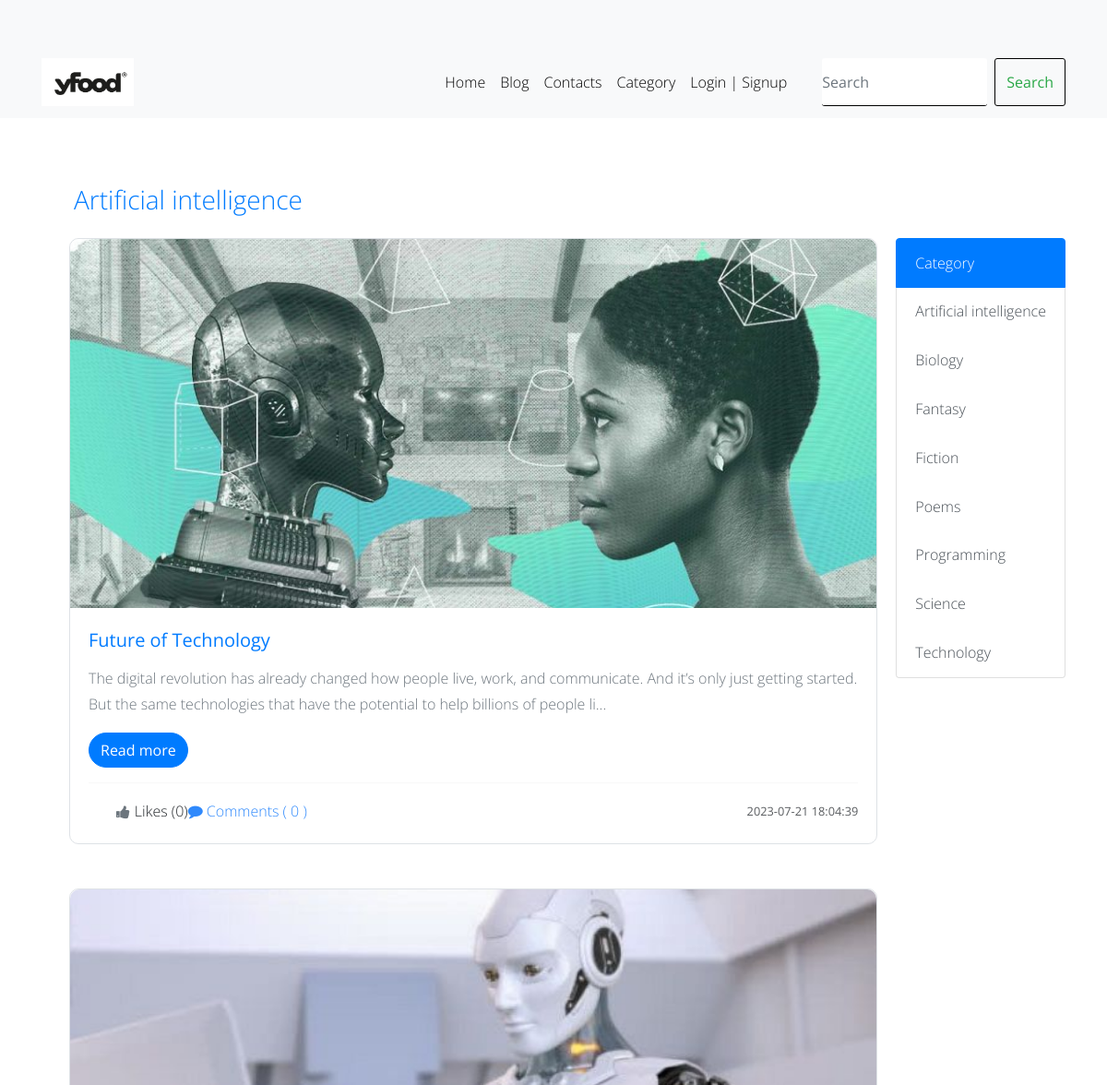
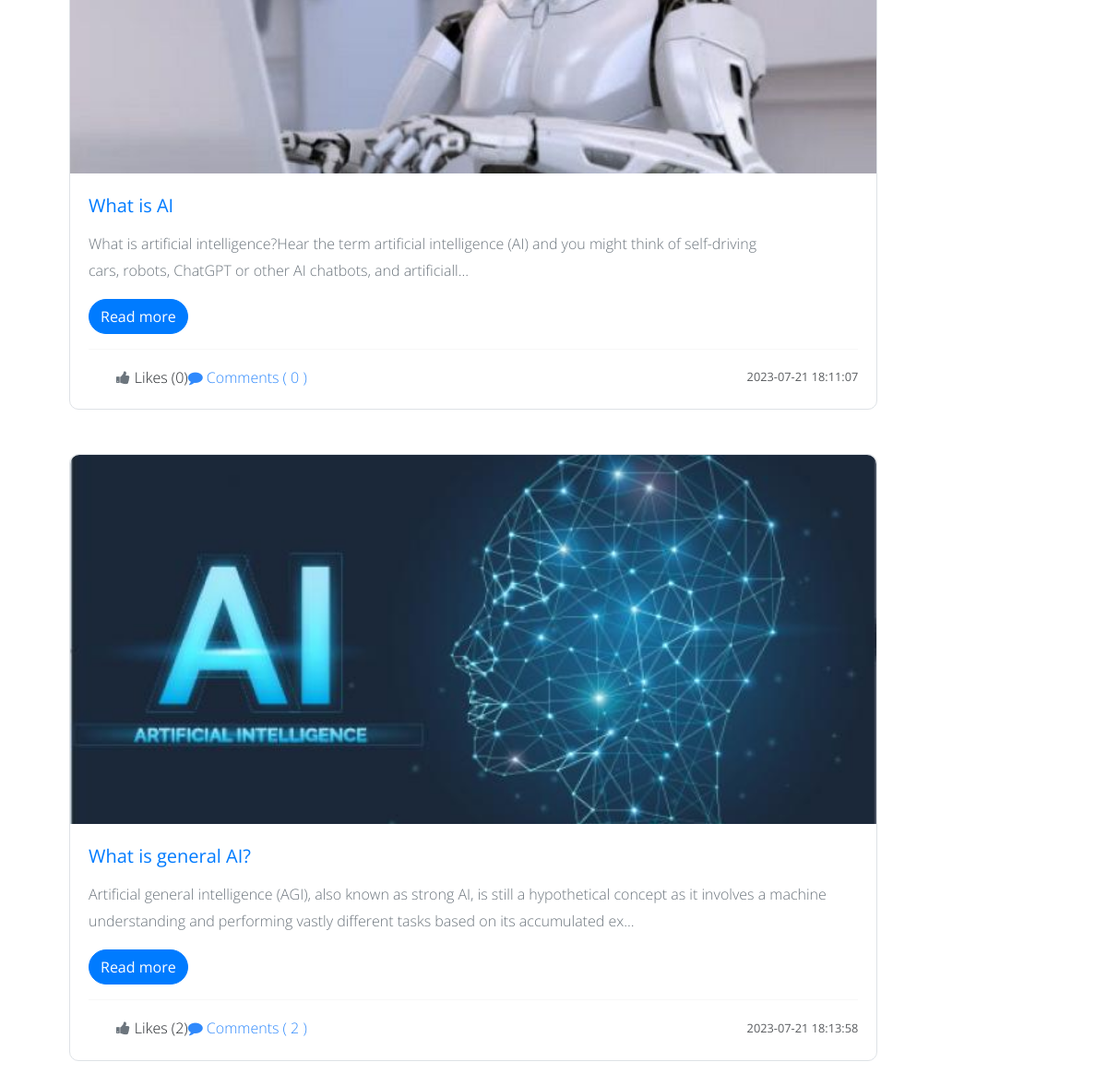
Page /category.php?category_id=9 on the committed database (2 pictures, top to bottom).
### tables this page shows
CREATE TABLE `category` (
  `id` int(11) NOT NULL,
  `category` varchar(127) NOT NULL
);

CREATE TABLE `post` (
  `post_id` int(11) NOT NULL,
  `post_title` varchar(127) NOT NULL,
  `post_text` text NOT NULL,
  `category` int(11) NOT NULL,
  `publish` int(2) NOT NULL DEFAULT 1,
  `cover_url` varchar(255) NOT NULL DEFAULT 'default.jpg',
  `crated_at` datetime NOT NULL DEFAULT current_timestamp()
);

### admin/data/Post.php (called while the page is built, shortened)
<?php
function getAllPostsByCategory($conn, $category_id){
   $sql = "SELECT * FROM post  WHERE category=? AND publish=1";
   $stmt = $conn->prepare($sql);
   $stmt->execute([$category_id]);
   if($stmt->rowCount() >= 1){
         $data = $stmt->fetchAll();
         return $data;
   }else {
       return 0;
   }
}
function getCategoryById($conn, $id){
   $sql = "SELECT * FROM category WHERE id=?";
   $stmt = $conn->prepare($sql);
   $stmt->execute([$id]);
   if($stmt->rowCount() >= 1){
         $data = $stmt->fetch();
         return $data;
   }else {
       return 0;
   }
}
function getAllCategories($conn){
   $sql = "SELECT * FROM category ORDER BY category";
   $stmt = $conn->prepare($sql);
   $stmt->execute();
   if($stmt->rowCount() >= 1){
         $data = $stmt->fetchAll();
         return $data;
   }else {
       return 0;
   }
}

### admin/data/Comment.php (called while the page is built, shortened)
<?php
function CountByPostID($conn, $id){
   $sql = "SELECT * FROM comment WHERE post_id=?";
   $stmt = $conn->prepare($sql);
   $stmt->execute([$id]);
   return $stmt->rowCount();
}
function likeCountByPostID($conn, $id){
   $sql = "SELECT * FROM post_like WHERE post_id=?";
   $stmt = $conn->prepare($sql);
   $stmt->execute([$id]);
   return $stmt->rowCount();
}

### Category.php (the view, shortened to what this page needs)
<?php
$logged = false;
  include_once("db_conn.php");
  include_once("admin/data/Post.php");
  include_once("admin/data/Comment.php");
  $categories = getAllCategories($conn);
  $category = 0;
 ?>
<!DOCTYPE html>
<html lang="en">
<head>
		<?php
           if (isset($_GET['category_id'])){
           	   $c_id =$_GET['category_id'];
           	   $category = getCategoryById($conn, $c_id);
           }else {
              echo "Blog Category Page";
           }
		 ?>
	<link href="https://cdn.jsdelivr.net/npm/bootstrap@5.3.0/dist/css/bootstrap.min.css" rel="stylesheet">
	<link rel="stylesheet" href="https://stackpath.bootstrapcdn.com/font-awesome/4.7.0/css/font-awesome.min.css">
	<link rel="stylesheet" href="/css/style.css">
<link rel="stylesheet" href="css/open-iconic-bootstrap.min.css">
<link rel="stylesheet" href="css/animate.css">
<link rel="stylesheet" href="css/owl.carousel.min.css">
<link rel="stylesheet" href="css/owl.theme.default.min.css">
<link rel="stylesheet" href="css/magnific-popup.css">
<link rel="stylesheet" href="css/aos.css">
<link rel="stylesheet" href="css/ionicons.min.css">
<link rel="stylesheet" href="css/bootstrap-datepicker.css">
<link rel="stylesheet" href="css/jquery.timepicker.css">
<link rel="stylesheet" href="css/flaticon.css">
<link rel="stylesheet" href="css/icomoon.css">
<link rel="stylesheet" href="css/style.css">
</head>
<body>
 <?php
     include 'inc/NavBar1.php';
  ?>
	  <div class="body">
 <div class="container mt-5">
 <h1 class="display-4 mb-4 fs-3">
 			<?php if ($category != 0)
 			  echo $category['category'];
 			else echo "<h1>Blogs</h1>" ?>
</h1>
  <section class="d-flex">
  	 <?php if (!isset($_GET['category_id'])) { ?>
  	   <main class="main-blog p-2">
		   <aside class="aside-main">
   <div class="list-group category-aside">
	  <a href="#" class="list-group-item list-group-item-action active" aria-current="true">
	    Category
	  </a>
	  <?php foreach ($categories as $category ) { ?>
	  <a href="category.php?category_id=<?=$category['id']?>"
	     class="list-group-item list-group-item-action">
	  	<?php echo $category['category']; ?>
	  </a>
	  <?php } ?>
	</div>
</aside>
  	   </main>
  	<?php }else{
  	 $cId = $_GET['category_id'];
  	 $posts = getAllPostsByCategory($conn, $cId);
  	?>
	<?php if ($posts != 0) { ?>
   <main class="main-blog">
   	<?php foreach ($posts as $post) { ?>
   	   <div class="card main-blog-card mb-5">
	  <img src="image/upload/blog/<?=$post['cover_url']?>" class="card-img-top" alt="...">
	  <div class="card-body">
	    <h5 class="card-title"><?=$post['post_title']?></h5>
	    <?php
            $p = strip_tags($post['post_text']);
            $p = substr($p, 0, 200);
	     ?>
	    <p class="card-text"><?=$p?>...</p>
	    <a href="page/blog-view.php?post_id=<?=$post['post_id']?>" class="btn btn-primary">Read more</a>
	    <hr>
        <div class="d-flex justify-content-between">
        	<div class="react-btns">
    		<?php
    		$post_id = $post['post_id'];
    		if ($logged) {
    			$liked = isLikedByUserID($conn, $post_id, $user_id);
            if($liked){
    		 ?>
        	<i class="fa fa-thumbs-up liked like-btn"
		   	   post-id="<?=$post_id?>"
		   	   liked="1"
		   	   aria-hidden="true"></i>
		       <?php }else{ ?>
		    <i class="fa fa-thumbs-up like like-btn"
		        post-id="<?=$post_id?>"
		   	    liked="0"
		        aria-hidden="true"></i>
		    <?php } } else{ ?>
		    <i class="fa fa-thumbs-up" aria-hidden="true"></i>
		    <?php } ?>
		   Likes (
    <span><?php
   echo likeCountByPostID($conn, $post['post_id']);
     ?></span> )
		    <a href="page/blog-view.php?post_id=<?=$post['post_id']?>#comments">
        	<i class="fa fa-comment" aria-hidden="true"></i> Comments (
		        <?php
                    echo CountByPostID($conn, $post['post_id']);
		         ?>
		        )
		    </a>
		    </div>
		    <small class="text-body-secondary"><?=$post['crated_at']?></small>
        </div>
	  </div>
	</div>
   <?php } ?>
   </main>
  	<?php } } ?>
       <aside class="aside-main">
       	   <div class="list-group category-aside">
			  <a href="#"
			     class="list-group-item list-group-item-action active"
			     aria-current="true">
			    Category
			  </a>
			  <?php foreach ($categories as $category ) { ?>
			  <a href="category.php?category_id=<?=$category['id']?>"
			  	 class="list-group-item list-group-item-action">
			  	 <?php echo $category['category']; ?>
			  </a>
			  <?php } ?>
			</div>
       </aside>
  </section>
    </div>
	</div>
</body>
</html>

### inc/NavBar1.php (shortened to what this page needs)
<nav class="navbar navbar-expand-lg bg-body-tertiary fixed-top">
  <div class="container">
    <a class="navbar-brand" href="page/dashboad.php">
      <img src="image/yfood_logo.png" alt="" class="image">
    </a>
    <div class="collapse navbar-collapse" id="ftco-nav">
      <ul class="navbar-nav ml-auto">
        <li class="nav-item">
          <a class="nav-link active" aria-current="page" href="page/dashboad.php">Home</a>
        </li>
        <li class="nav-item">
          <a class="nav-link" href="page/blog_single.php">Blog</a>
        </li>
        <li class="nav-item">
          <a class="nav-link active" aria-current="page" href="page/Contacts.php">Contacts</a>
        </li>
        <li class="nav-item">
          <a class="nav-link" href="category.php">Category</a>
        </li>
        <?php if ($logged) { ?>
          <li class="nav-item dropdown">
            <a class="nav-link dropdown-toggle" href="admin/profile.php" role="button" data-toggle="dropdown" aria-expanded="false">
              <i class="fa fa-user" aria-hidden="true"></i> @<?=$_SESSION['username']?>
            </a>
            <ul class="dropdown-menu">
              <li><a class="dropdown-item" href="logout.php">Logout</a></li>
            </ul>
          </li>
        <?php } else { ?>
          <li class="nav-item">
            <a class="nav-link" href="login.php">Login | Signup</a>
          </li>
        <?php } ?>
      </ul>
      <form class="d-flex" role="search" method="GET" action="page/blog.php">
        <input class="form-control me-2" type="search" name="search" placeholder="Search" aria-label="Search">
        <button class="btn btn-outline-success" type="submit">Search</button>
      </form>
    </div>
  </div>
</nav>

### Category.php (style rules this page uses)
.body { margin-top: 200px; }
.container { margin-top: 50px; }
.main-blog { flex: 3; margin-right: 20px; }
.main-blog-card { border: 1px solid #dee2e6; border-radius: 10px; }
.main-blog-card img { border-top-left-radius: 10px; border-top-right-radius: 10px; max-height: 400px; object-fit: cover; }
.main-blog-card h5 { color: #007bff; }
.main-blog-card p { color: #6c757d; }
.main-blog-card a.btn-primary { background-color: #007bff; border-color: #007bff; }
.main-blog-card .d-flex { align-items: center; justify-content: space-between; }
.main-blog-card .react-btns { display: flex; align-items: center; }
.main-blog-card i.fa-thumbs-up { color: #6c757d; margin-right: 5px; }
.main-blog-card small { color: #6c757d; }
.category-aside a.list-group-item { cursor: pointer; }
.category-aside a.list-group-item.active { background-color: #007bff; border-color: #007bff; }
h1.display-4.mb-4.fs-3 { font-size: 2rem; color: #007bff; margin-bottom: 20px; margin-left: 35px; }

### inc/NavBar1.php (style rules this page uses)
.navbar { background-color: white; }
.navbar-brand { color: #000 !important; }
.navbar-nav .nav-link { color: #000 !important; }
.form-control { border-color: #000; color: #000; border-radius: 3px; }
.btn-outline-success { border-color: #000; border-radius: 3px; }
.navbar-brand img { max-width: 100px; }
.d-flex { margin-left: 30px; }

### rows in the picture
category: category "Artificial intelligence"
post: cover_url (picture), post_title "Future of Technology", post_text "The digital revolution has already changed how people live, work, and communicate. And it’s only just getting started. But the same technologies that have the potential to help billions of people li", post_id "0", crated_at "2023-07-21 18:04:39"
post: cover_url (picture), post_title "What is AI", post_text "What is artificial intelligence?Hear the term artificial intelligence (AI) and you might think of self-driving cars, robots, ChatGPT or other AI chatbots, and artificiall", post_id "0", crated_at "2023-07-21 18:11:07"
post: cover_url (picture), post_title "What is general AI?", post_text "Artificial general intelligence (AGI), also known as strong AI, is still a hypothetical concept as it involves a machine understanding and performing vastly different tasks based on its accumulated ex", post_id "2", crated_at "2023-07-21 18:13:58"
category: category "Biology"
category: category "Fantasy"
category: category "Fiction"
category: category "Poems"
category: category "Programming"
category: category "Science"
category: category "Technology"
